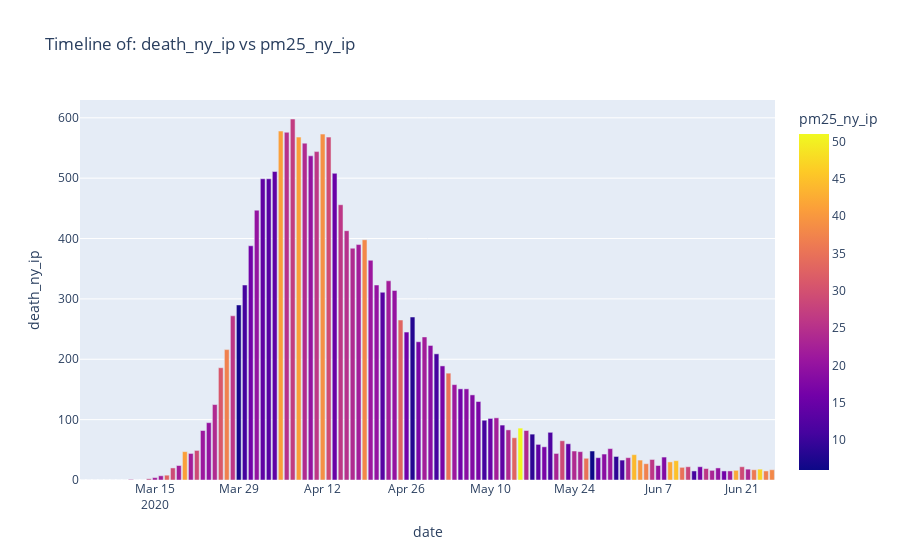

Notebook code for this chart:
### Code cell
# 4.2.2.3) Timeline of death vs pollutant
plot_death_vs_pollutant_by_date(df_final, 'date', 'death_ny', 'pm25_ny')
# plot_death_vs_pollutant_by_date(df_final, 'date', 'death_ny_ip', 'pm25_ny_ip')
